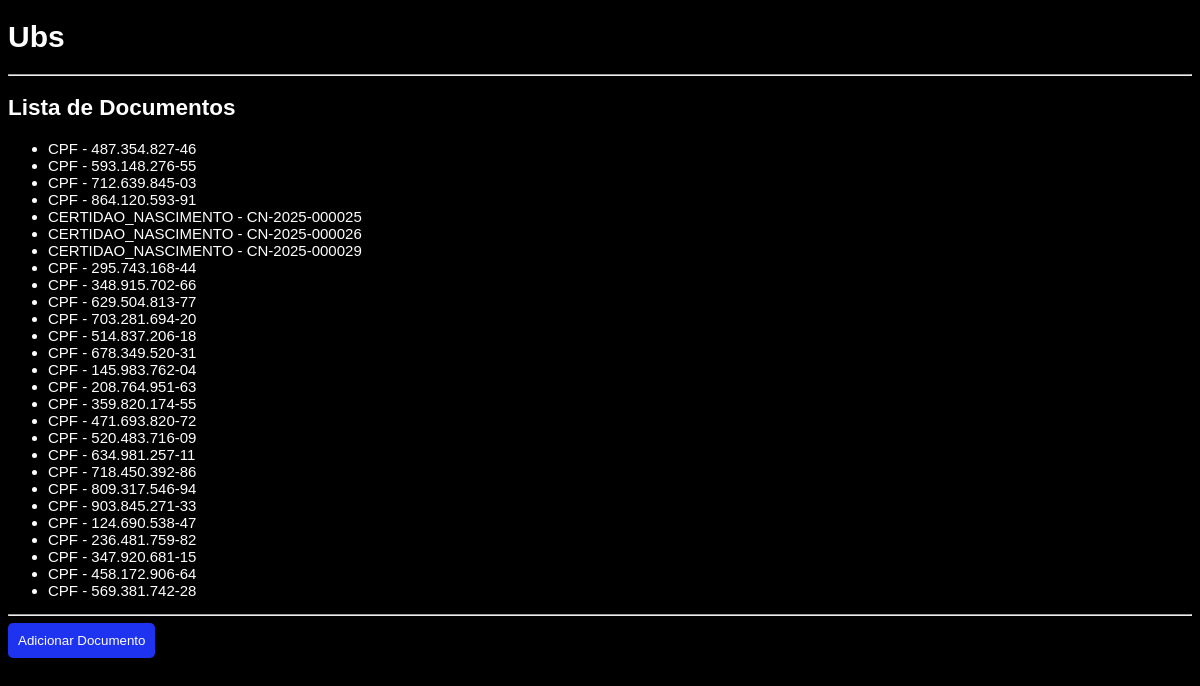
Screenshot of /ubs/documentos/lista/ with the database file from the repository.
### ubs/models/documento.py (models this page shows)
class Documento(models.Model):
    pessoa = models.ForeignKey(Pessoa, on_delete=models.CASCADE, related_name="documentos")
    tipo_documento = models.CharField(
        max_length=30,
        choices=TipoDocumento.choices
    )
    numero_documento = models.CharField(max_length=50)
    def __str__(self):
        return f"{self.tipo_documento} - {self.numero_documento}"

### ubs/views/documento_views.py (the view)
# urls.py: path('documentos/lista/', documento_views.list_documento, name='list_documento'),
def list_documento(request):
    data = Documento.objects.select_related('pessoa').all()
    return render(request, 'ubs/documento/list.html', {'documentos': data})

### ubs/templates/ubs/documento/list.html (shortened to what this page needs)
{% extends 'ubs/base.html' %}
{% block corpo %}
<h2>Lista de Documentos</h2>
{% if documentos %}
    <ul>
        {% for documento in documentos %}
            <li>
                <a href="{% url 'detail_documento' documento.id %}">
                    {{ documento }}
                </a>
            </li>
        {% endfor %}
    </ul>
{% else %}
    <p>Nenhum documento encontrado.</p>
{% endif %}
<hr>
<a href="{% url 'create_documento' %}">
    <button style="
        padding: 10px;
        background-color: rgb(30, 51, 239);
        color: white;
        border: none;
        border-radius: 5px;
    ">
        Adicionar Documento
    </button>
</a>
{% endblock %}

### ubs/static/ubs/style.css (style rules this page uses)
body { font-family: Arial, Arial, Helvetica, sans-serif; font-size: 15px; background-color: #000; color: #fff; }
hi, h2 { font-weight: bold; }
a { color: #fff; text-decoration: none; }

### rows the page displays
Documento: tipo_documento+numero_documento "CPF - 487.354.827-46"
Documento: tipo_documento+numero_documento "CPF - 593.148.276-55"
Documento: tipo_documento+numero_documento "CPF - 712.639.845-03"
Documento: tipo_documento+numero_documento "CPF - 864.120.593-91"
Documento: tipo_documento+numero_documento "CERTIDAO_NASCIMENTO - CN-2025-000025"
Documento: tipo_documento+numero_documento "CERTIDAO_NASCIMENTO - CN-2025-000026"
Documento: tipo_documento+numero_documento "CERTIDAO_NASCIMENTO - CN-2025-000029"
Documento: tipo_documento+numero_documento "CPF - 295.743.168-44"
Documento: tipo_documento+numero_documento "CPF - 348.915.702-66"
Documento: tipo_documento+numero_documento "CPF - 629.504.813-77"
Documento: tipo_documento+numero_documento "CPF - 703.281.694-20"
Documento: tipo_documento+numero_documento "CPF - 514.837.206-18"
Documento: tipo_documento+numero_documento "CPF - 678.349.520-31"
Documento: tipo_documento+numero_documento "CPF - 145.983.762-04"
Documento: tipo_documento+numero_documento "CPF - 208.764.951-63"
Documento: tipo_documento+numero_documento "CPF - 359.820.174-55"
Documento: tipo_documento+numero_documento "CPF - 471.693.820-72"
Documento: tipo_documento+numero_documento "CPF - 520.483.716-09"
Documento: tipo_documento+numero_documento "CPF - 634.981.257-11"
Documento: tipo_documento+numero_documento "CPF - 718.450.392-86"
Documento: tipo_documento+numero_documento "CPF - 809.317.546-94"
Documento: tipo_documento+numero_documento "CPF - 903.845.271-33"
Documento: tipo_documento+numero_documento "CPF - 124.690.538-47"
Documento: tipo_documento+numero_documento "CPF - 236.481.759-82"
Documento: tipo_documento+numero_documento "CPF - 347.920.681-15"
Documento: tipo_documento+numero_documento "CPF - 458.172.906-64"
Documento: tipo_documento+numero_documento "CPF - 569.381.742-28"
